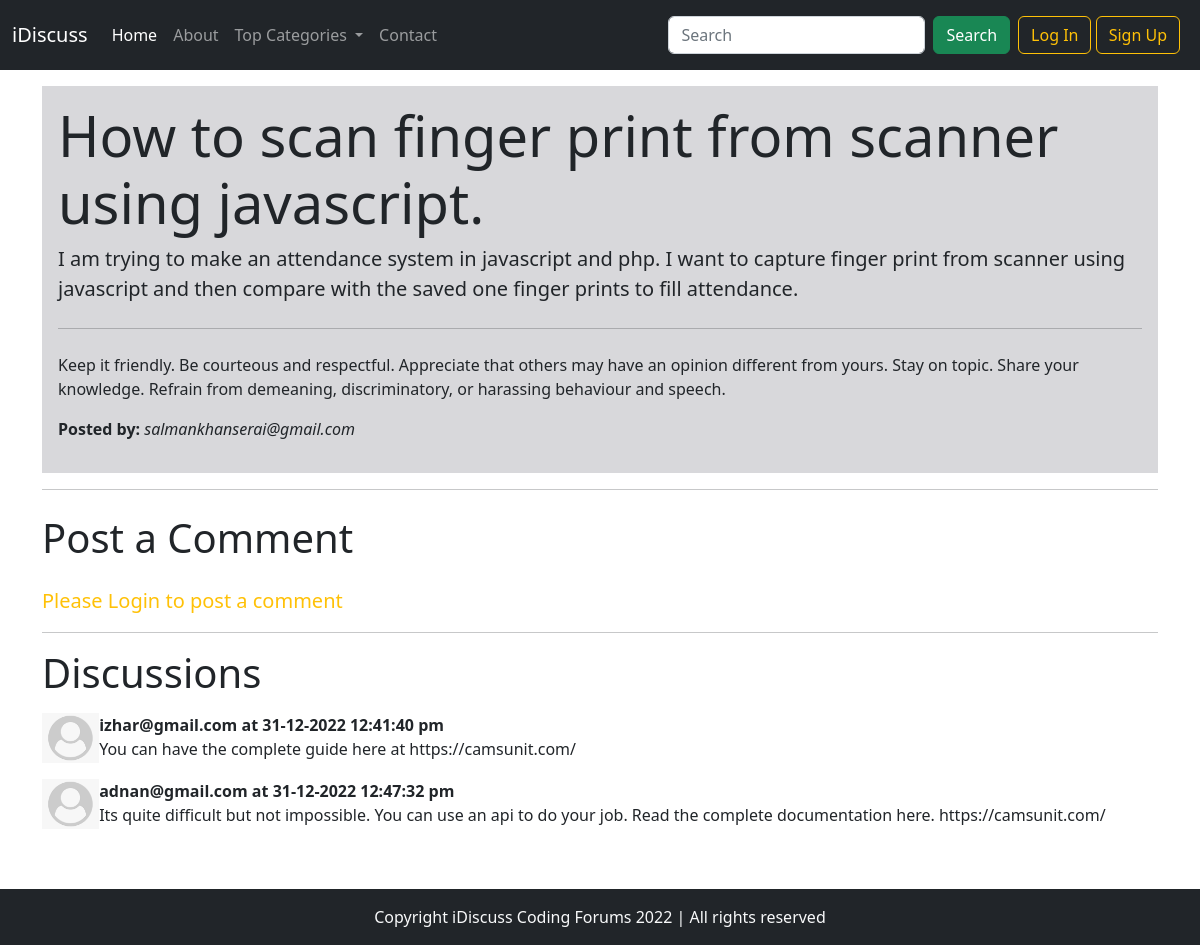
Screenshot of /thread.php?threadid=5 with the database file from the repository.
### tables this page shows
CREATE TABLE `threads` (
  `thread_id` int(11) NOT NULL,
  `thread_title` varchar(255) NOT NULL,
  `thread_desc` text NOT NULL,
  `thread_cat_id` int(11) NOT NULL,
  `thread_user_id` int(11) NOT NULL,
  `timestamp` datetime NOT NULL DEFAULT current_timestamp()
);

CREATE TABLE `users` (
  `user_id` int(11) NOT NULL,
  `user_email` varchar(100) NOT NULL,
  `user_pass` varchar(255) NOT NULL,
  `timestamp` datetime NOT NULL DEFAULT current_timestamp()
);

CREATE TABLE `comments` (
  `comment_id` int(11) NOT NULL,
  `comment_content` text NOT NULL,
  `comment_thread_id` int(11) NOT NULL,
  `comment_user_id` int(11) NOT NULL,
  `comment_time` datetime NOT NULL DEFAULT current_timestamp()
);

### thread.php (the view, shortened to what this page needs)
<?php
include 'partials/_dbconnect.php';
?>
<!DOCTYPE html>
<html lang="en">
<head>
    <link rel="stylesheet" href="bootstrap/css/bootstrap.min.css">
</head>
<body>
    <?php include 'partials/_header.php'; ?>
    <div class="container my-3">
        <?php
        $thread_id = $_GET['threadid'];
        $sql = "SELECT * FROM `threads` WHERE `thread_id`='$thread_id'";
        $result = mysqli_query($conn, $sql);
        $row = mysqli_fetch_assoc($result);
        $thread_user_id = $row['thread_user_id'];
        $sql2 = "SELECT user_email FROM users WHERE user_id='$thread_user_id'";
        $result2 = mysqli_query($conn, $sql2);
        $row2 = mysqli_fetch_assoc($result2);
        $user_email = $row2['user_email'];
        ?>
        <div class="jumbotron p-3" style="background-color: #d8d8db;">
            <h1 class="display-4"><?php echo $row['thread_title']; ?></h1>
            <p class="lead"><?php echo $row['thread_desc']; ?></p>
            <hr class="my-4">
            <p>Keep it friendly.
                Be courteous and respectful. Appreciate that others may have an opinion different from yours.
                Stay on topic.
                Share your knowledge.
                Refrain from demeaning, discriminatory, or harassing behaviour and speech.</p>
            <p class="lead">
            <p><b>Posted by: </b><em><?php echo $user_email; ?></em></p>
            </p>
        </div>
        <hr>
    </div>
    <?php
    if (isset($_SESSION['login']) && $_SESSION['login'] == true) {
    ?>
        <div class="container">
            <h1 class="my-4">Post a Comment</h1>
            <form action="thread.php?threadid=<?php echo $thread_id; ?>" method="post" class="my-3">
                <div class="mb-3">
                    <label for="comment" class="form-label">Type Your Comment</label>
                    <textarea class="form-control" name="comment" id="comment" rows="3" required></textarea>
                </div>
                <button type="submit" class="btn btn-success" name="btn-post-comment">post comment</button>
            </form>
            <hr>
        </div>
    <?php
    } else {
    ?>
        <div class="container">
            <h1 class="my-4">Post a Comment</h1>
            <p class="lead text-warning">Please Login to post a comment</p>
            <hr>
        </div>
    <?php
    }
    ?>
    <div class="container">
        <h1 class="my-3">Discussions</h1>
        <?php
        $sql = "SELECT * FROM `comments` WHERE `comment_thread_id`='$thread_id'";
        $results = mysqli_query($conn, $sql);
        while ($row = mysqli_fetch_assoc($results)) {
            $comment_user_id = $row['comment_user_id'];
            $sql2 = "SELECT user_email FROM users WHERE user_id='$comment_user_id'";
            $result2 = mysqli_query($conn, $sql2);
            $row2 = mysqli_fetch_assoc($result2);
            $user_email = $row2['user_email'];
        ?>
            <div class="media d-flex my-3">
                <img class="mr-3" src="img/user-default.png" height="50" alt="User Image">
                <div class="media-body">
                    <p class="my-0"><b><?php echo $user_email . " at " . date('d-m-Y h:i:s a', strtotime($row['comment_time'])); ?></b></p>
                    <?php echo $row['comment_content']; ?>
                </div>
            </div>
        <?php
        }
        ?>
    </div>
    <?php include 'partials/_footer.php'; ?>
</body>
</html>

### rows the page displays
threads: thread_title "How to scan finger print from scanner using javascript.", thread_desc "I am trying to make an attendance system in javascript and php. I want to capture finger print from scanner using javascript and then compare with the saved one finger prints to fill attendance."
users: user_email "salmankhanserai@gmail.com"
comments: users.user_email "izhar@gmail.com", comment_time "31-12-2022 12:41:40 pm", comment_content "You can have the complete guide here at https://camsunit.com/"
comments: users.user_email "adnan@gmail.com", comment_time "31-12-2022 12:47:32 pm", comment_content "Its quite difficult but not impossible. You can use an api to do your job. Read the complete documentation here. https://camsunit.com/"
